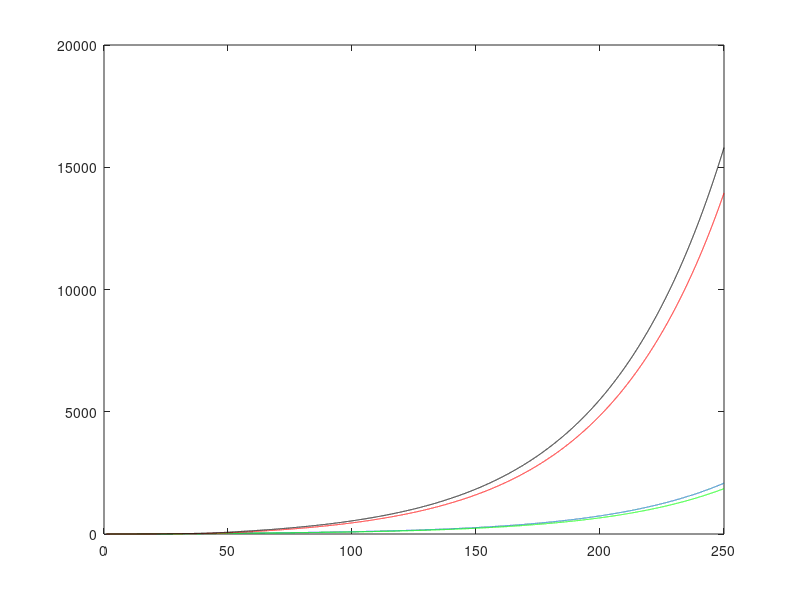

MATLAB code for this plot:

deltaT = 0.01;
time = [1:deltaT:250];

S = [10000000];
N = S;

E = [0];
I = [1];
R = [0];
beta0 = 0.357;
beta1 = 0.2012;
q = 32;
k = 1/6.3;
gamma = 1/6.36;
tau = 50;

for counter = 1:length(time)
    St = S(end);
    Et = E(end);
    It = I(end);
    Rt = R(end);
    
    if time(counter) < tau
        beta = beta0;
    else
        beta = beta1 + (beta0-beta1)*exp(-q * (time(counter)-tau));
    end
    
    Stp1 = St - (beta * St * It /N )*deltaT;
    Etp1 = Et + ((beta * St * It /N) - (k * Et))*deltaT;
    Itp1 = It + ((k * Et) - (gamma * It))*deltaT;
    Rtp1 = Rt + (gamma * It)*deltaT;
    
    S = [S Stp1];
    E = [E Etp1];
    I = [I Itp1];
    R = [R Rtp1];
end


plot(time, E(1:end-1));
hold on
plot(time,I(1:end-1),'g');
plot(time,R(1:end-1),'r');
hold on
plot(time,cumsum(k*E(1:end-1)*deltaT),'k');
